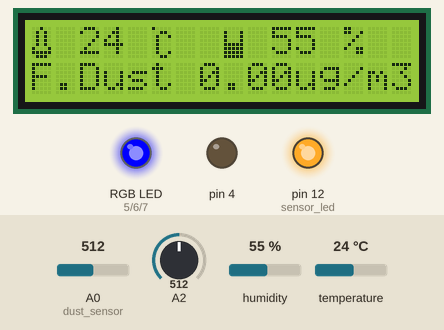
A sketch run on a simulated Arduino Uno, built with avr-gcc and run on an emulated ATmega328P. On the bench: 16×2 character LCD, an RGB LED mixed from three pins (HIGH = lit), output pins drawn as LEDs (lit = HIGH). Inputs (shaded band) come from the test bench; at power-on: A0 (dust_sensor) = 512, humidity 55 %, temperature 24 °C, A2 = 512. What the sketch prints to the serial monitor is not drawn.

Above: at 1.7 s.
1.8 s: A0 (dust_sensor) set to 304
At 7.9 s:
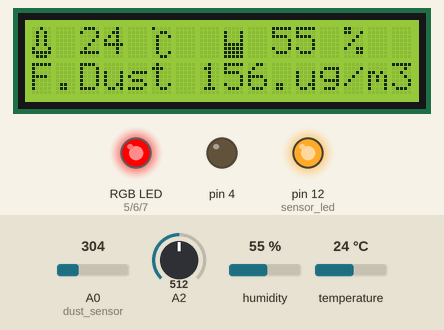
8.1 s: A0 (dust_sensor) set to 273
At 11.9 s:
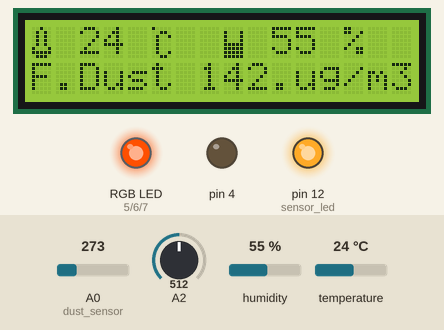
14.4 s: A0 (dust_sensor) set to 194
At 16.3 s:
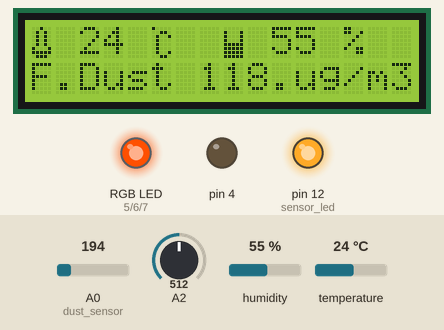
19.1 s: A0 (dust_sensor) set to 167
At 22.1 s:
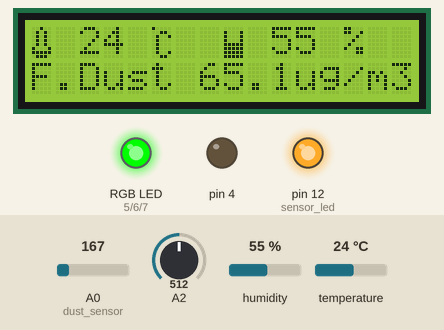
25.3 s: humidity set to 22 %
At 26.4 s:
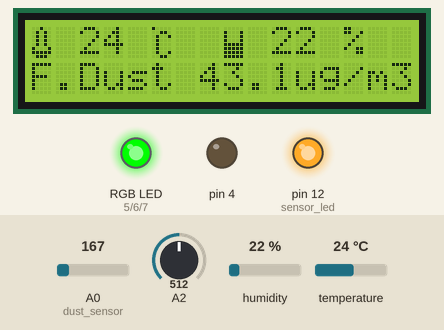
29.5 s: temperature set to 12 °C
At 30.7 s:
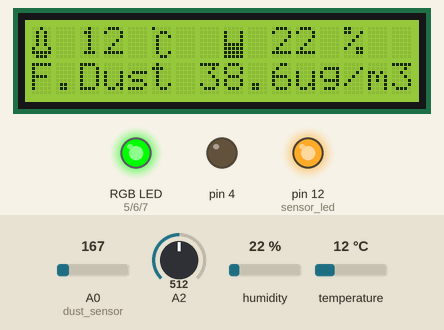
Timing chart, 0 to 32.5 s (numbered marks = the images above; inputs shaded):
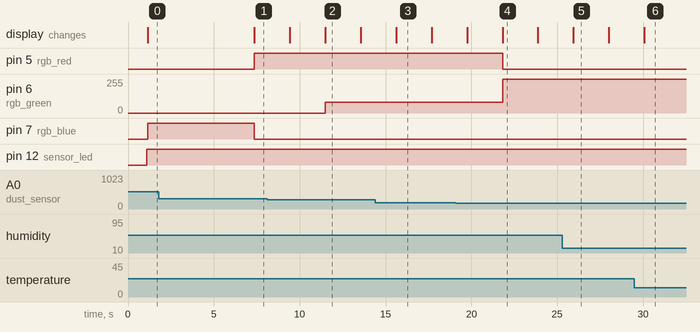

Measured:
- the behaviour switches between 292 and 291 on A0 (dust_sensor) (found by bisection; images 1 and 2)
- the behaviour switches between 180 and 179 on A0 (dust_sensor) (found by bisection; images 3 and 4)
- after the input at 1.8 s, the display: changes after 5.5 s (image 1)
- after the input at 8.1 s, pin 6 (rgb_green): 0/255 → 80/255 after 3.4 s
- after the input at 29.5 s, the display: changes after 0.58 s (image 6)
- what the display in image 2 shows lasts 2.0 s, from 11.5 s to 13.5 s

The sketch:

9_Dust_Excel_Time_PC_GAS.ino
```cpp
/*
 *  이 소스는 에듀이노(Eduino)에 의해서 번역, 수정, 작성되었고 소유권 또한 에듀이노의 것입니다.
 *  소유권자의 허락을 받지 않고 무단으로 수정, 삭제하여 배포할 시 법적인 처벌을 받을 수 있습니다.
 *
 *  에듀이노 미세먼지 키트 기본예제
 *  - 미세먼지 키트 활용예제 -
 *  미세먼지 측정 센서,온습도센서의 값을 LCD 1602(I2C)와 RGB LED 모듈로 출력하는 예제 코드입니다.
 *
 */
 //GAS 센서 MQ-135 사용

 // PLX-DAQ v2.11 사용법
 // 1. 엑셀파일(PLX-DAQ-v2.11.xlsm) 실행
 // 2. (실행여부 묻는 창 뜰경우) 실행
 // 3. (UI가 뜨지 않는 경우) Open PLX DAQ UI 실행
 // 4. 아두이노 연결한 포트 확인 후 Port: 에 번호 입력.
 // 5. 데이터 기록할 Sheet 선택 (Sheet name to post to:)
 // 6. 아두이노 프로그램의 시리얼 모니터 끄기(열어뒀을 경우 해당하며 엑셀 실행불가.)
 // 7. Connect
 // 8. Display direct debug => 선택하여 기록상태 실시간 확인.

#include <Wire.h>                        // i2C 통신을 위한 라이브러리
#include <LiquidCrystal_I2C.h>        // LCD 1602 I2C용 라이브러리
#include <DHT.h>                      // 온습도 센서 사용을 위한 라이브러리

// GAS Sensor MQ-135 Start

/// The load resistance on the board----------------------------
#define RLOAD 10.0
/// Calibration resistance at atmospheric CO2 level
#define RZERO 76.63
/// Parameters for calculating ppm of CO2 from sensor resistance
#define PARA 116.6020682
#define PARB 2.769034857

// Gas Sensor MQ-135 Finish-------------------------------------

#define DHTPIN A1 // 온습도 센서 핀 지정
#define DHTTYPE DHT11 // DHT 타입 지정
DHT dht(DHTPIN, DHTTYPE); // DHT11의 타입, 핀을 dht로 지정

int dust_sensor = A0;   // 미세먼지 핀 설정

int rgb_red = 5;    // rgb 핀 빨간색 핀
int rgb_green = 6;  // rgb핀 녹색색 핀
int rgb_blue = 7;  // rgb핀 파란색 핀

float dust_value = 0;  // 센서에서 입력받은 미세먼지 값
float dustDensityug = 0;  // ug/m^3 값을 계산

int sensor_led = 12;      // 미세먼지 센서 안에 있는 적외선 led 핀 번호
int sampling = 280;       // 적외선 led를 키고, 센서값을 읽어들여 미세먼지를 측정하는 샘플링 시간
int waiting = 40;
float stop_time = 9680;   // 센서를 구동하지 않는 시간

double five_dust[5] = {0};
double recent_dust = 0, total_dust = 0;

LiquidCrystal_I2C lcd(0x27,16,2);     // 접근주소: 0x3F or 0x27 1602 Display

 byte humi[8] = {     // 물컵모양 출력
  0b00000,
  0b10001,
  0b10001,
  0b10001,
  0b11111,
  0b11111,
  0b11111,
  0b11111,
};
 byte temp[8] = {     // 온도계 모양 출력
  0b00100,
  0b01010,
  0b01010,
  0b01010,
  0b01010,
  0b10001,
  0b11111,
  0b01110,
};
 byte char_temp[8] = {     // 온도 단위 출력
  0b10000,
  0b00110,
  0b01001,
  0b01000,
  0b01000,
  0b01000,
  0b01001,
  0b00110,
};

void setup(){
  lcd.init();                     // LCD 초기화
  lcd.backlight();                // 백라이트 켜기
  lcd.createChar(1, temp);          // 온도계모양 출력
  lcd.createChar(2, humi);          // 물컵 모양 출력
  lcd.createChar(3, char_temp);     // 온도 단위 출력
  pinMode(sensor_led,OUTPUT);     // 미세먼지 적외선 led를 출력으로 설정
  pinMode(4, OUTPUT);

  pinMode(rgb_red, OUTPUT);     // 3색 LED 모듈 출력으로 설정, 붉은색
  pinMode(rgb_green, OUTPUT);   // 녹색
  pinMode(rgb_blue, OUTPUT);    // 파란색

  Serial.begin(9600);            // 시리얼 모니터 시작, 속도는 9600

  Serial.println("CLEARDATA");
  Serial.println("LABEL,TIME,TIMER,Temperature,Humidity,Dust,GAS[PPM]");
  //LABEL 이후에 작성되는 ROW 항목들은 10가지 작성 가능.
  //https://forums.parallax.com/discussion/136500/basic-plx-daq-operation
}


void loop(){

  delay(1000);

  digitalWrite(sensor_led, LOW);    // LED 켜기
  delayMicroseconds(sampling);      // 샘플링해주는 시간.


  int count=0;
  dust_value = analogRead(dust_sensor); // 센서 값 읽어오기

  delayMicroseconds(waiting);       // 너무 많은 데이터 입력을 피해주기 위해 잠시 멈춰주는 시간.

  digitalWrite(sensor_led, HIGH);   // LED 끄기
  delayMicroseconds(stop_time);     // LED 끄고 대기

  recent_dust = (0.17 * (dust_value * (5.0 / 1024)) - 0.1) * 1000;    // 미세먼지 값 계산
  five_dust[4] = recent_dust;   // 새로운 미세먼지 값 입력
  total_dust = five_dust[4];               // 5개의 미세먼지 값을 저장할 변수

  for(int i=0; i<4; i++)
  {
    total_dust += five_dust[i];
    five_dust[i] = five_dust[i+1];  // 0~4번째까지 미세먼지 값 저장을 위해 4번째 배열 비워주기
  }

  if(five_dust[0] != 0)
  {
    dustDensityug = total_dust / 5;
    //Serial.print("Dust Density [ug/m^3]: ");            // 시리얼 모니터에 미세먼지 값 출력
    //Serial.println(dustDensityug);
  }

//GAS Coding
  int GAS_VAL = analogRead(2);
  GAS_VAL = (1023./(float)GAS_VAL) * 5. - 1.* RLOAD;
  float Resistance;
  Resistance = GAS_VAL;

  float PPM;
  PPM = PARA * pow((Resistance/RZERO), -PARB);
//

  int humi = dht.readHumidity();
  int temp = dht.readTemperature();

    //Serial.print("humidity:");          // ‘시리얼 플로터’ 사용위해 이부분 주석 필요
    //Serial.print(humi);                  // 습도값 출력
    //Serial.print("\t temperature:");       // ‘시리얼 플로터’ 사용위해 이부분 주석 필요
    //Serial.println(temp);                  // 온도값 출력

 //    Serial.println("LABEL,TIME,TIMER,Temperature,Humidity,Dust,GAS[PPM]"); 형식의 시리얼 출력단 내용
  Serial.print("DATA,TIME,");  //반드시 "DATA,TIME,"이라고 작성해야만 PLX-DAQ 상에서 시간을 적어줌. 아두이노 시리얼상에는 시간 표시되지 않음.
  Serial.print("TIMER,");  //초기화 후 경과한 시간 표시.
  //Serial.print("DATE");
  //Serial.print(",");
  //Serial.print("t");   //t에 저장된 시간 불러오기.
  //Serial.print(",");
  Serial.print(temp);
  Serial.print(",");
  Serial.print(humi);
  Serial.print(",");
  Serial.print(dustDensityug, 4); //미세먼지 농도 소수점 4째자리까지 출력
  Serial.print(",");
  Serial.println(PPM,1);

  Serial.println();

  lcd.setCursor(0,0);             // 1번째, 1라인
  lcd.write(byte(1));             // 온도계 출력
  lcd.setCursor(2,0);             // 3번째, 1라인
  lcd.print((int)temp);           // 온도 출력
  lcd.setCursor(5,0);              // 6번째 1라인
  lcd.write(byte(3));             // 온도 단위 출력

  lcd.setCursor(8,0);             // 9번째, 1라인
  lcd.write(byte(2));             // 물컵 출력
  lcd.setCursor(10,0);            // 11번째, 1라인
  lcd.print(humi);                // 습도 출력
  lcd.setCursor(13,0);            // 15번째, 1라인
  lcd.print("%");                 // % 출력

  lcd.setCursor(0,1);             // 1번째, 2라인
  lcd.print("F.Dust");            // fine dust 글자 출력
  lcd.setCursor(7,1);             // 6번째, 2라인
  lcd.print(dustDensityug);       // 미세먼지 출력
  lcd.setCursor(11,1);
  lcd.print("ug/m3");


  if(dustDensityug <= 30.0)       // 대기 중 미세먼지가 좋음 일때 파란색 출력
     light(0, 0, 255);
  else if(30.0 < dustDensityug && dustDensityug <= 80.0)     // 대기 중 미세먼지가 보통 일때 녹색 출력
     light(0, 255, 0);
  else if (80.0 < dustDensityug && dustDensityug <= 150.0)    // 대기 중 미세먼지가 나쁨 일때 노란색 출력
     light(255, 80, 1);
  else                                                     // 대기 중 미세먼지가 매우 나쁨 일때 빨간색 출력
     light(255, 0, 0);


  delay(1000);
}

void light(int a, int b, int c){
  analogWrite(rgb_red, a);
  analogWrite(rgb_green, b);
  analogWrite(rgb_blue, c);
}

void printDigits(int digits){
  Serial.print(":");
  if(digits < 10)
    Serial.print('0');
  Serial.print(digits);
}
```
